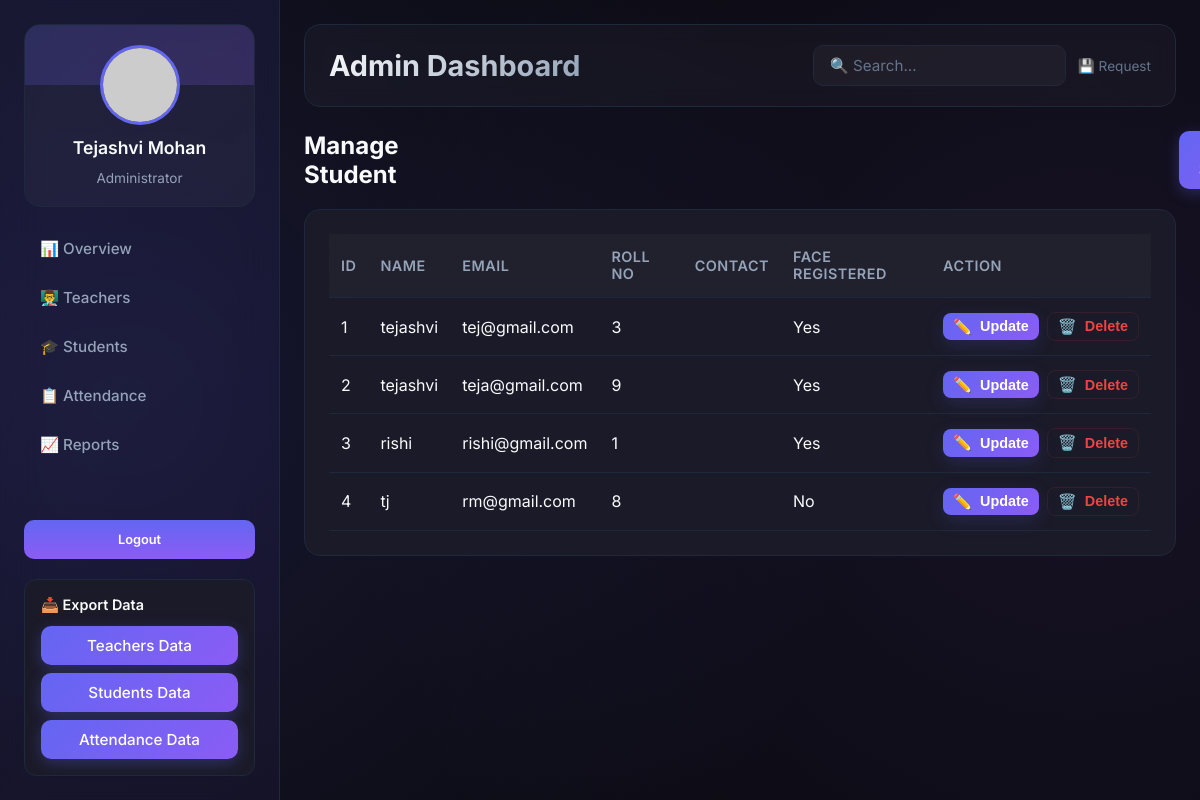
Page /dashboard/students (signed in) on the committed database.
### app/models.py (models this page shows, shortened)
class Student(db.Model):
    __tablename__ = 'students'
    id = db.Column(db.Integer, primary_key=True)
    name = db.Column(db.String(120), nullable=False)
    email = db.Column(db.String(120), unique=True, nullable=False)
    roll_no = db.Column(db.String(50), unique=True, nullable=False)
    password = db.Column(db.String(255), nullable=False)
    face_embedding = db.Column(db.LargeBinary)   # stored face vector
    voice_embedding = db.Column(db.LargeBinary)  # optional voice vector
    subject_id = db.Column(db.Integer, db.ForeignKey('subjects.id'))
    created_at = db.Column(db.DateTime, default=datetime.now)
    attendances = db.relationship('Attendance', backref='student', lazy=True)
    report = db.relationship('Report', backref='student', uselist=False)

### app/routes/dashboard.py (the view)
        def wrapped(*args, **kwargs):
            if 'user_type' not in session:
                flash("Please log in first.", "warning")
                return redirect(url_for("auth.login"))
            if session['user_type'] not in roles:
                flash("Access denied.", "danger")
                return redirect(url_for("auth.login"))
            return f(*args, **kwargs)

### app/routes/dashboard.py (called while the page is built)
def login_required(*roles):
    def decorator(f):
        def wrapped(*args, **kwargs):
            if 'user_type' not in session:
                flash("Please log in first.", "warning")
                return redirect(url_for("auth.login"))
            if session['user_type'] not in roles:
                flash("Access denied.", "danger")
                return redirect(url_for("auth.login"))
            return f(*args, **kwargs)
        wrapped.__name__ = f.__name__
        return wrapped
    return decorator

@dashboard_bp.route('/dashboard/students')
@login_required('admin', 'teacher')
def manage_students():
    all_students = Student.query.all()
    return render_template('manage_students.html',  students=all_students)

### app/templates/manage_students.html (shortened to what this page needs)
{% extends "base.html" %}
{% block content %}
<header>
    <h2 id="pageTitle">Admin Dashboard</h2>
    <div class="controls">
        <input id="search" placeholder="🔍 Search..." style="min-width:200px">
        <span class="small">💾 Request</span>
    </div>
</header>
<div style="display: flex; ">
    <h2>Manage Student</h2>
    <div style="margin-left: 780px;">
        <a href="{{ url_for('crud.add_student')}}">
            <button type="button" class="btn">Add Student </button>
        </a>
    </div>
</div>
<br>
<div class="card">
    <table>
        <thead>
            <tr>
                <th>id</th>
                <th>Name</th>
                <th>Email</th>
                <th>Roll NO</th>
                <th>Contact</th>
                <th>Face Registered</th>
                <th>Action</th>
            </tr>
        </thead>
        <tbody>
            {% if students %}
            {% for student in students %}
            <tr>
                <td>{{ student.id }}</td>
                <td>{{ student.name }}</td>
                <td>{{ student.email }}</td>
                <td>{{ student.roll_no}}</td>
                <td>{{ student.contact }}</td>
                <td>
                    {% if student.face_embedding %}
                    Yes
                    {% else %}
                    No
                    {% endif %}
                </td>
                <td>
                    <div class="table-actions">
                        <a href="{{ url_for('crud.update_student', student_id=student.id) }}">
                            <span><button type="button" class="action-btn edit"><span class="icon">✏️</span>
                                    Update</button></span>
                        </a>
                        <span><button type="button" class="action-btn delete"><span class="icon">🗑️</span>
                                Delete</button></span>
                    </div>
                </td>
            </tr>
            {% endfor %}
            {% endif %}
        </tbody>
    </table>
</div>
{% endblock %}

### app/templates/base.html (shortened to what this page needs)
<!DOCTYPE html>
<html lang="en">
<head>
    <link rel="stylesheet" href="{{ url_for('static', filename='css/dashboard.css')}}">
</head>
<body>
    <div class="container">
        <aside class="sidebar">
            {% if session.get('user_type') == 'admin' %}
            <div class="profile">
                <img src="https://i.pravatar.cc/150?img=12" alt="profile">
                <h3 id="userName">Tejashvi Mohan</h3>
                <p id="userRole">Administrator</p>
            </div>
            <nav>
                <a href="{{ url_for('dashboard.admin_dashboard') }}">📊 Overview</a>
                <a href="{{ url_for('dashboard.manage_teacher') }}">👨‍🏫 Teachers</a>
                <a href="{{ url_for('dashboard.manage_students') }}">🎓 Students</a>
                <a href="{{ url_for('dashboard.attendance') }}">📋 Attendance</a>
                <a href="{{ url_for('dashboard.report') }}">📈 Reports</a>
            </nav>
            <div class="logout">
                <a href="{{ url_for('auth.login')}}">Logout</a>
            </div>
            <div class="export-section">
                <label>📥 Export Data</label>
                <div class="export-controls">
                    <button class="btn" onclick="exportTeachersXLS()">Teachers Data</button>
                    <button class="btn" onclick="exportStudentsXLS()">Students Data</button>
                    <button class="btn" onclick="exportAttendanceXLS()">Attendance Data</button>
                </div>
            </div>
            {% endif %}
        </aside>
        <main class="content">
              {% block content %}{% endblock %}
        </main>
    </div>
</body>
</html>

### rows in the picture
Student: id "1", name "tejashvi", email "tej@gmail.com", roll_no "3", shows "Yes"
Student: id "2", name "tejashvi", email "teja@gmail.com", roll_no "9", shows "Yes"
Student: id "3", name "rishi", email "rishi@gmail.com", roll_no "1", shows "Yes"
Student: id "4", name "tj", email "rm@gmail.com", roll_no "8", shows "No"
